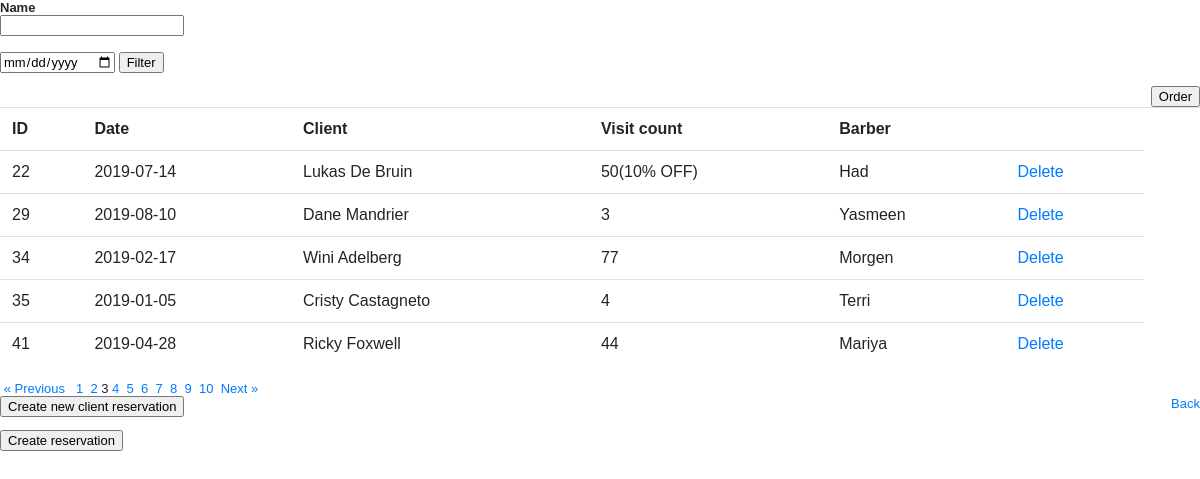
Page /nfq/public/barber/index.php?page=3 on the committed database.
### tables this page shows
CREATE TABLE IF NOT EXISTS `reservation` (
  `id` int(11) NOT NULL AUTO_INCREMENT,
  `date` date NOT NULL,
  `hour` int(11) NOT NULL,
  `minute` int(11) NOT NULL,
  `client` int(11) NOT NULL,
  PRIMARY KEY (`id`),
  KEY `client` (`client`)
);

CREATE TABLE IF NOT EXISTS `client` (
  `id` int(11) NOT NULL AUTO_INCREMENT,
  `name` varchar(50) NOT NULL,
  `surname` varchar(50) NOT NULL,
  `visit_count` int(11) NOT NULL,
  `barberid` int(11) NOT NULL,
  PRIMARY KEY (`id`),
  KEY `barberid` (`barberid`)
);

CREATE TABLE IF NOT EXISTS `barber` (
  `id` int(11) NOT NULL AUTO_INCREMENT,
  `name` text NOT NULL,
  PRIMARY KEY (`id`)
);

### nfq/private/functions.php (called while the page is built, shortened)
<?php
function url_for($script_path) {
  if($script_path[0] != '/') {
    $script_path = "/" . $script_path;
  }
  return WWW_ROOT . $script_path;
}
function u($string="") {
  return urlencode($string);
}
function h($string="") {
  return htmlspecialchars($string);
}
?>

### nfq/private/classes/databasereservation.class.php (called while the page is built, shortened)
<?php
class DatabaseReservation {
  static protected $database;
  static protected $table_name = "reservation";
  static public function set_database($database) {
    self::$database = $database;
  }
  static public function find_by_sql($sql) {
    $connection = new mysqli("localhost", "id8781240_taudau1", "test123", "id8781240_taudau1");
    $result = $connection->query($sql);
    $object_array = [];
    while($record = $result->fetch_assoc()) {
      $object_array[] = static::instantiate($record);
    }
    return $object_array;
  }
  static public function find_all($per_page, $offset) {
    $date = date('Y-m-d');
    $sql = "SELECT * FROM " . static::$table_name . " ";
    $sql .= "WHERE YEAR(date) >= '" . $date . "' ";
    $sql .= "LIMIT " . $per_page . " ";
    $sql .= "OFFSET " . $offset;
    return static::find_by_sql($sql);
  }
  static public function count_all() {
    $sql = "SELECT COUNT(*) FROM " . static::$table_name;
    $result_set = self::$database->query($sql);
    $row = $result_set->fetch_array();
    return array_shift($row);
  }
  static protected function instantiate($record) {
    $object = new static;
    foreach($record as $property => $value) {
      if(property_exists($object, $property)) {
        $object->$property = $value;
      }
    }
    return $object;
  }
}
?>

### nfq/private/classes/databaseclient.class.php (called while the page is built, shortened)
<?php
class DatabaseClient {
  static protected $database;
  static protected $table_name = "client";
  static public function set_database($database) {
    self::$database = $database;
  }
  static public function find_by_sql($sql) {
    $result = self::$database->query($sql);
    $object_array = [];
    while($record = $result->fetch_assoc()) {
      $object_array[] = static::instantiate($record);
    }
    return $object_array;
  }
  static public function find_by_id($id) {
    $sql = "SELECT * FROM " . static::$table_name . " ";
    $sql .= "WHERE id='" . self::$database->escape_string($id) . "'";
    $obj_array = static::find_by_sql($sql);
    if(!empty($obj_array)) {
      return array_shift($obj_array);
    } else {
      return false;
    }
  }
  static protected function instantiate($record) {
    $object = new static;
    foreach($record as $property => $value) {
      if(property_exists($object, $property)) {
        $object->$property = $value;
      }
    }
    return $object;
  }
}
?>

### nfq/private/classes/client.class.php (called while the page is built, shortened)
<?php
class Client extends DatabaseClient {
  public function quantity($number)
  {
    $int = $number / 5;
    if (is_int($int))
    {
      return true;
    }
    return false;
  }
}
?>

### nfq/private/classes/databaseobject.class.php (called while the page is built, shortened)
<?php
class DatabaseObject {
  static protected $database;
  static protected $table_name = "barber";
  static public function set_database($database) {
    self::$database = $database;
  }
  static public function find_by_sql($sql)
  {
    $result = self::$database->query($sql);
    $object_array = [];
    while($record = $result->fetch_assoc())
    {
      $object_array[] = static::instantiate($record);
    }
    return $object_array;
  }
  static public function find_by_id($id) {
    $sql = "SELECT * FROM " . static::$table_name . " ";
    $sql .= "WHERE id='" . self::$database->escape_string($id) . "'";
    $obj_array = static::find_by_sql($sql);
    if(!empty($obj_array)) {
      return array_shift($obj_array);
    } else {
      return false;
    }
  }
  static protected function instantiate($record) {
    $object = new static;
    foreach($record as $property => $value) {
      if(property_exists($object, $property)) {
        $object->$property = $value;
      }
    }
    return $object;
  }
}
?>

### nfq/public/barber/index.php (the view, shortened to what this page needs)
<?php require_once('../../private/initialize.php'); ?>
<!DOCTYPE html>
<?php
$current_page = $_GET['page'] ?? 1;
$per_page = 5;
$total_count = Reservation::count_all();
$pagination = new Pagination($current_page, $per_page, $total_count);
if(isset($_POST['Filter']))
{
  $name = isset($_POST['name']) ? $_POST['name'] : '';
  $date = isset($_POST['day']) ? $_POST['day'] : '';
  if(isset($name) && $name != "" || isset($date) && $date != "")
  {
    $reservations = Reservation::find_all_by_criteria($date, $name, $order, $per_page, $pagination->offset());
  }
  else
  {
    $reservations = Reservation::find_all($per_page, $pagination->offset());
  }
}
else
{
  $reservations = Reservation::find_all($per_page, $pagination->offset());
  if($_GET['check'] != 1)
  {
    $order  = 0;
  }
}
?>
<html>
<body>
<form action="<?php echo url_for('/barber/index.php'); ?>" method="post">
<dl>
  <dt>Name</dt>
  <dd><input type="text" name="name" value=""></dd>
</dl>
<input type="date" name="day">
  <input type="submit" name="Filter" value="Filter" />
</form>
<table class="table table-hover">
      <tr>
        <th>ID</th>
        <th>Date</th>
        <th>Client</th>
        <th>Visit count</th>
        <th>Barber</th>
        <th>&nbsp;</th>
        <th>&nbsp;</th>
      </tr>
      <?php foreach($reservations as $reservation) { ?>
        <tr>
          <td><?php echo h($reservation->id); ?></td>
          <td><?php echo h($reservation->date); ?></td>
          <?php $client = Client::find_by_id($reservation->client); ?>
          <td><?php echo h($client->name) . " " . h($client->surname); ?></td>
          <td><?php echo h($client->visit_count);
          if($client->quantity($client->visit_count) == true)
          {
             echo "(10% OFF)";
          } ?></td>
          <?php $barber = Barber::find_by_id($client->barberid); ?>
          <td><?php echo h($barber->name); ?></td>
          <td><a class="action" href="<?php echo url_for('/barber/delete.php?id=' . h(u($reservation->id))); ?>">Delete</a></td>
    	  </tr>
      <?php } ?>
     <form action="<?php echo url_for('/barber/index.php?order=' . h(u($order)) . "&check=1"); ?>" method="post">
  <input style="float:right" type="submit" name="Order" value="Order" />
</form>
  	</table>
    <?php
$url = url_for('/barber/index.php');
echo $pagination->page_links($url);
?>
<a style="float: right" href="<?php echo url_for('index.php')?>">Back</a>
<form action="<?php echo url_for('/barber/createnew.php'); ?>" method="post">
  <input type="submit" value="Create new client reservation" />
</form>
<form action="<?php echo url_for('/barber/existingnew.php'); ?>" method="post">
  <input type="submit" value="Create reservation" />
</form>
</body>
</html>

### nfq/public/stylesheets/public.css (style rules this page uses)
html { height: 100%; width: 100%; }
body { width: 100%; height: 100%; border: 0; font: 13px/15px Verdana, Arial, Helvetica, sans-serif; background: #FFFFFF; }

### rows in the picture
reservation: id "22", date "2019-07-14", client.name "Lukas", client.surname "De Bruin", client.visit_count "50", shows "(10% OFF)", barber.name "Had"
reservation: id "29", date "2019-08-10", client.name "Dane", client.surname "Mandrier", client.visit_count "3", barber.name "Yasmeen"
reservation: id "34", date "2019-02-17", client.name "Wini", client.surname "Adelberg", client.visit_count "77", barber.name "Morgen"
reservation: id "35", date "2019-01-05", client.name "Cristy", client.surname "Castagneto", client.visit_count "4", barber.name "Terri"
reservation: id "41", date "2019-04-28", client.name "Ricky", client.surname "Foxwell", client.visit_count "44", barber.name "Mariya"
